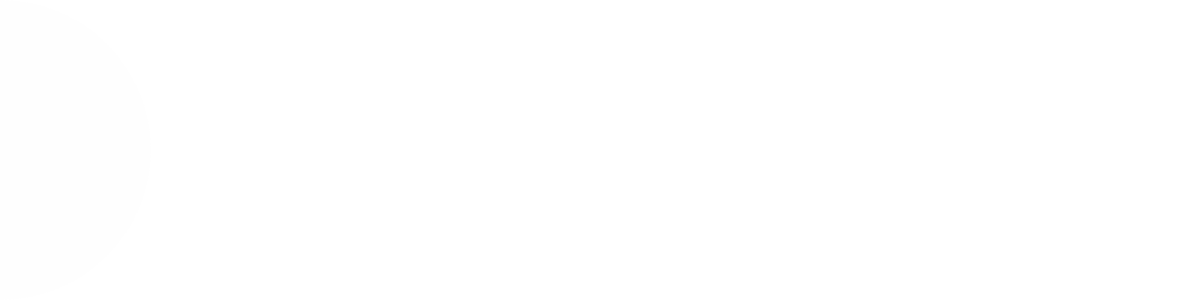
Frame 1 (no input)
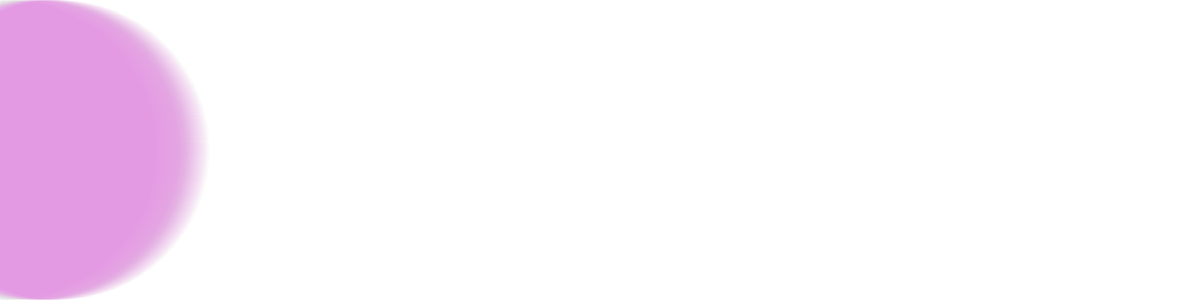
Frame 60 (no input)
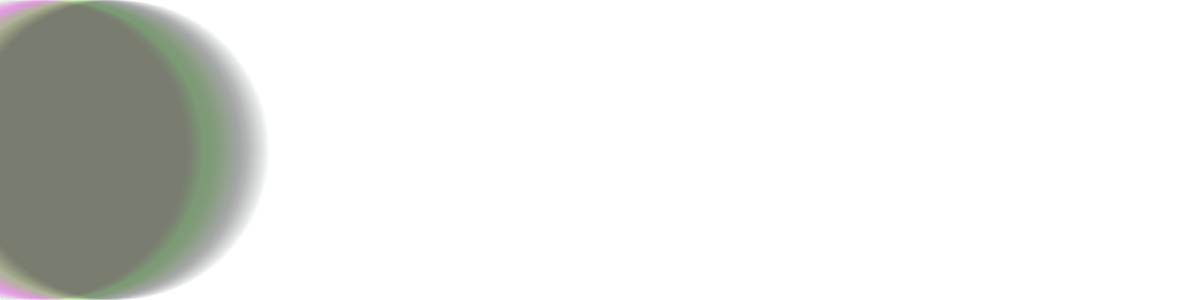
Frame 120 (the mouse pressed at the canvas centre since frame 60)

The p5.js sketch that drew these frames (run headless with seeded random() and noise() and a simulated clock; from frame 60 on, the mouse is pressed at the canvas centre):

// p5.js sketch
// ── sketch.js
// initialize bgColor and loopNum variables
var ball_color;
var fill_counter = 0;
var x_pos = 0;

function setup() {
    createCanvas( windowWidth, 300 );
    // initialize ball color
    ball_color = color(200, 200, 200, 5);
    background('white');
}

function draw() {
    // increment x position value
    x_pos++;
    // bound the value within the canvas width
    x_pos %= width;

    // calculate fill counter value
    fill_counter = x_pos % 30;

    // check if fill counter equals 0
    if( fill_counter == 0 ) {
        ball_color = color(
            random(255),
            random(255),
            random(255),
            5
        );
    } // no else needed

    // draw the ball
    noStroke();
    fill( ball_color );
    ellipse( x_pos, height/2, height );
}
